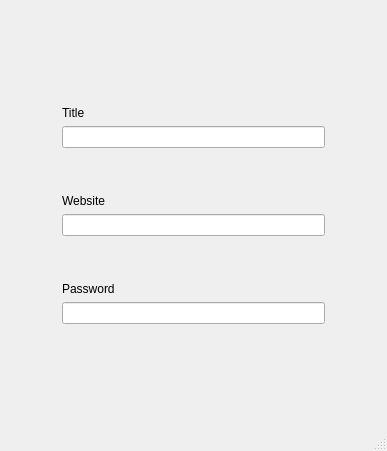
<?xml version="1.0" encoding="UTF-8"?>
<ui version="4.0">
 <class>view_menuClass</class>
 <widget class="QMainWindow" name="view_menuClass">
  <property name="geometry">
   <rect>
    <x>0</x>
    <y>0</y>
    <width>387</width>
    <height>451</height>
   </rect>
  </property>
  <property name="windowTitle">
   <string>view_menu</string>
  </property>
  <widget class="QWidget" name="centralWidget">
   <layout class="QGridLayout" name="gridLayout_2">
    <item row="0" column="0">
     <widget class="QStackedWidget" name="view_stack">
      <property name="currentIndex">
       <number>0</number>
      </property>
      <widget class="QWidget" name="password_view">
       <layout class="QGridLayout" name="gridLayout">
        <item row="1" column="2">
         <spacer name="horizontalSpacer_2">
          <property name="orientation">
           <enum>Qt::Horizontal</enum>
          </property>
          <property name="sizeType">
           <enum>QSizePolicy::Minimum</enum>
          </property>
          <property name="sizeHint" stdset="0">
           <size>
            <width>40</width>
            <height>20</height>
           </size>
          </property>
         </spacer>
        </item>
        <item row="1" column="1">
         <layout class="QVBoxLayout" name="verticalLayout_4">
          <item>
           <layout class="QVBoxLayout" name="verticalLayout">
            <item>
             <widget class="QLabel" name="label">
              <property name="text">
               <string>Title</string>
              </property>
             </widget>
            </item>
            <item>
             <widget class="QLineEdit" name="p_title">
              <property name="readOnly">
               <bool>true</bool>
              </property>
             </widget>
            </item>
           </layout>
          </item>
          <item>
           <spacer name="verticalSpacer_3">
            <property name="orientation">
             <enum>Qt::Vertical</enum>
            </property>
            <property name="sizeHint" stdset="0">
             <size>
              <width>20</width>
              <height>40</height>
             </size>
            </property>
           </spacer>
          </item>
          <item>
           <layout class="QVBoxLayout" name="verticalLayout_2">
            <item>
             <widget class="QLabel" name="label_3">
              <property name="text">
               <string>Website</string>
              </property>
             </widget>
            </item>
            <item>
             <widget class="QLineEdit" name="p_website">
              <property name="readOnly">
               <bool>true</bool>
              </property>
             </widget>
            </item>
           </layout>
          </item>
          <item>
           <spacer name="verticalSpacer_4">
            <property name="orientation">
             <enum>Qt::Vertical</enum>
            </property>
            <property name="sizeHint" stdset="0">
             <size>
              <width>20</width>
              <height>40</height>
             </size>
            </property>
           </spacer>
          </item>
          <item>
           <layout class="QHBoxLayout" name="horizontalLayout">
            <item>
             <layout class="QVBoxLayout" name="verticalLayout_3">
              <item>
               <widget class="QLabel" name="label_5">
                <property name="text">
                 <string>Password</string>
                </property>
               </widget>
              </item>
              <item>
               <widget class="QLineEdit" name="p_pass">
                <property name="readOnly">
                 <bool>true</bool>
                </property>
               </widget>
              </item>
             </layout>
            </item>
           </layout>
          </item>
         </layout>
        </item>
        <item row="2" column="1">
         <spacer name="verticalSpacer">
          <property name="orientation">
           <enum>Qt::Vertical</enum>
          </property>
          <property name="sizeType">
           <enum>QSizePolicy::Expanding</enum>
          </property>
          <property name="sizeHint" stdset="0">
           <size>
            <width>20</width>
            <height>40</height>
           </size>
          </property>
         </spacer>
        </item>
        <item row="1" column="0">
         <spacer name="horizontalSpacer">
          <property name="orientation">
           <enum>Qt::Horizontal</enum>
          </property>
          <property name="sizeType">
           <enum>QSizePolicy::Minimum</enum>
          </property>
          <property name="sizeHint" stdset="0">
           <size>
            <width>40</width>
            <height>20</height>
           </size>
          </property>
         </spacer>
        </item>
        <item row="0" column="1">
         <spacer name="verticalSpacer_2">
          <property name="orientation">
           <enum>Qt::Vertical</enum>
          </property>
          <property name="sizeType">
           <enum>QSizePolicy::Expanding</enum>
          </property>
          <property name="sizeHint" stdset="0">
           <size>
            <width>20</width>
            <height>40</height>
           </size>
          </property>
         </spacer>
        </item>
       </layout>
      </widget>
      <widget class="QWidget" name="page_2">
       <layout class="QGridLayout" name="gridLayout_3">
        <item row="0" column="1">
         <spacer name="verticalSpacer_6">
          <property name="orientation">
           <enum>Qt::Vertical</enum>
          </property>
          <property name="sizeType">
           <enum>QSizePolicy::Minimum</enum>
          </property>
          <property name="sizeHint" stdset="0">
           <size>
            <width>20</width>
            <height>40</height>
           </size>
          </property>
         </spacer>
        </item>
        <item row="1" column="0">
         <spacer name="horizontalSpacer_3">
          <property name="orientation">
           <enum>Qt::Horizontal</enum>
          </property>
          <property name="sizeType">
           <enum>QSizePolicy::Minimum</enum>
          </property>
          <property name="sizeHint" stdset="0">
           <size>
            <width>40</width>
            <height>20</height>
           </size>
          </property>
         </spacer>
        </item>
        <item row="1" column="1">
         <layout class="QVBoxLayout" name="verticalLayout_5">
          <item>
           <layout class="QVBoxLayout" name="verticalLayout_18">
            <item>
             <widget class="QLabel" name="label_14">
              <property name="text">
               <string>Title</string>
              </property>
             </widget>
            </item>
            <item>
             <widget class="QLineEdit" name="c_title">
              <property name="readOnly">
               <bool>true</bool>
              </property>
             </widget>
            </item>
           </layout>
          </item>
          <item>
           <spacer name="verticalSpacer_13">
            <property name="orientation">
             <enum>Qt::Vertical</enum>
            </property>
            <property name="sizeHint" stdset="0">
             <size>
              <width>20</width>
              <height>40</height>
             </size>
            </property>
           </spacer>
          </item>
          <item>
           <layout class="QVBoxLayout" name="verticalLayout_7">
            <item>
             <widget class="QLabel" name="label_2">
              <property name="text">
               <string>Card</string>
              </property>
             </widget>
            </item>
            <item>
             <widget class="QLineEdit" name="c_card">
              <property name="readOnly">
               <bool>true</bool>
              </property>
             </widget>
            </item>
           </layout>
          </item>
          <item>
           <spacer name="verticalSpacer_7">
            <property name="orientation">
             <enum>Qt::Vertical</enum>
            </property>
            <property name="sizeHint" stdset="0">
             <size>
              <width>20</width>
              <height>40</height>
             </size>
            </property>
           </spacer>
          </item>
          <item>
           <layout class="QVBoxLayout" name="verticalLayout_8">
            <item>
             <widget class="QLabel" name="label_4">
              <property name="text">
               <string>SSN</string>
              </property>
             </widget>
            </item>
            <item>
             <widget class="QLineEdit" name="c_ssn">
              <property name="readOnly">
               <bool>true</bool>
              </property>
             </widget>
            </item>
           </layout>
          </item>
          <item>
           <spacer name="verticalSpacer_8">
            <property name="orientation">
             <enum>Qt::Vertical</enum>
            </property>
            <property name="sizeHint" stdset="0">
             <size>
              <width>20</width>
              <height>40</height>
             </size>
            </property>
           </spacer>
          </item>
          <item>
           <layout class="QVBoxLayout" name="verticalLayout_9">
            <item>
             <widget class="QLabel" name="label_6">
              <property name="text">
               <string>Expiry</string>
              </property>
             </widget>
            </item>
            <item>
             <widget class="QLineEdit" name="c_exp">
              <property name="readOnly">
               <bool>true</bool>
              </property>
             </widget>
            </item>
           </layout>
          </item>
         </layout>
        </item>
        <item row="1" column="2">
         <spacer name="horizontalSpacer_4">
          <property name="orientation">
           <enum>Qt::Horizontal</enum>
          </property>
          <property name="sizeType">
           <enum>QSizePolicy::Minimum</enum>
          </property>
          <property name="sizeHint" stdset="0">
           <size>
            <width>40</width>
            <height>20</height>
           </size>
          </property>
         </spacer>
        </item>
        <item row="2" column="1">
         <spacer name="verticalSpacer_5">
          <property name="orientation">
           <enum>Qt::Vertical</enum>
          </property>
          <property name="sizeType">
           <enum>QSizePolicy::Minimum</enum>
          </property>
          <property name="sizeHint" stdset="0">
           <size>
            <width>20</width>
            <height>40</height>
           </size>
          </property>
         </spacer>
        </item>
       </layout>
      </widget>
      <widget class="QWidget" name="page">
       <layout class="QGridLayout" name="gridLayout_4">
        <item row="1" column="0">
         <spacer name="horizontalSpacer_6">
          <property name="orientation">
           <enum>Qt::Horizontal</enum>
          </property>
          <property name="sizeType">
           <enum>QSizePolicy::Minimum</enum>
          </property>
          <property name="sizeHint" stdset="0">
           <size>
            <width>40</width>
            <height>20</height>
           </size>
          </property>
         </spacer>
        </item>
        <item row="0" column="1">
         <spacer name="verticalSpacer_9">
          <property name="orientation">
           <enum>Qt::Vertical</enum>
          </property>
          <property name="sizeType">
           <enum>QSizePolicy::Minimum</enum>
          </property>
          <property name="sizeHint" stdset="0">
           <size>
            <width>20</width>
            <height>40</height>
           </size>
          </property>
         </spacer>
        </item>
        <item row="1" column="1">
         <layout class="QVBoxLayout" name="verticalLayout_10">
          <item>
           <layout class="QVBoxLayout" name="verticalLayout_19">
            <item>
             <widget class="QLabel" name="label_15">
              <property name="text">
               <string>Title</string>
              </property>
             </widget>
            </item>
            <item>
             <widget class="QLineEdit" name="i_title">
              <property name="readOnly">
               <bool>true</bool>
              </property>
             </widget>
            </item>
           </layout>
          </item>
          <item>
           <layout class="QVBoxLayout" name="verticalLayout_11">
            <item>
             <widget class="QLabel" name="label_7">
              <property name="text">
               <string>Full Name</string>
              </property>
             </widget>
            </item>
            <item>
             <widget class="QLineEdit" name="i_fullname">
              <property name="readOnly">
               <bool>true</bool>
              </property>
             </widget>
            </item>
           </layout>
          </item>
          <item>
           <layout class="QVBoxLayout" name="verticalLayout_12">
            <item>
             <widget class="QLabel" name="label_8">
              <property name="text">
               <string>Father's Name</string>
              </property>
             </widget>
            </item>
            <item>
             <widget class="QLineEdit" name="i_father">
              <property name="readOnly">
               <bool>true</bool>
              </property>
             </widget>
            </item>
           </layout>
          </item>
          <item>
           <layout class="QVBoxLayout" name="verticalLayout_14">
            <item>
             <widget class="QLabel" name="label_10">
              <property name="text">
               <string>Date of Birth</string>
              </property>
             </widget>
            </item>
            <item>
             <widget class="QDateEdit" name="i_birth">
              <property name="readOnly">
               <bool>true</bool>
              </property>
              <property name="buttonSymbols">
               <enum>QAbstractSpinBox::NoButtons</enum>
              </property>
              <property name="showGroupSeparator" stdset="0">
               <bool>false</bool>
              </property>
             </widget>
            </item>
           </layout>
          </item>
          <item>
           <layout class="QVBoxLayout" name="verticalLayout_15">
            <item>
             <widget class="QLabel" name="label_11">
              <property name="text">
               <string>Date Of Issue</string>
              </property>
             </widget>
            </item>
            <item>
             <widget class="QDateEdit" name="i_issue">
              <property name="readOnly">
               <bool>true</bool>
              </property>
              <property name="buttonSymbols">
               <enum>QAbstractSpinBox::NoButtons</enum>
              </property>
             </widget>
            </item>
           </layout>
          </item>
          <item>
           <layout class="QVBoxLayout" name="verticalLayout_13">
            <item>
             <widget class="QLabel" name="label_9">
              <property name="text">
               <string>Date Of Expiry</string>
              </property>
             </widget>
            </item>
            <item>
             <widget class="QDateEdit" name="i_expiry">
              <property name="readOnly">
               <bool>true</bool>
              </property>
              <property name="buttonSymbols">
               <enum>QAbstractSpinBox::NoButtons</enum>
              </property>
             </widget>
            </item>
           </layout>
          </item>
         </layout>
        </item>
        <item row="1" column="2">
         <spacer name="horizontalSpacer_5">
          <property name="orientation">
           <enum>Qt::Horizontal</enum>
          </property>
          <property name="sizeType">
           <enum>QSizePolicy::Minimum</enum>
          </property>
          <property name="sizeHint" stdset="0">
           <size>
            <width>40</width>
            <height>20</height>
           </size>
          </property>
         </spacer>
        </item>
        <item row="2" column="1">
         <spacer name="verticalSpacer_10">
          <property name="orientation">
           <enum>Qt::Vertical</enum>
          </property>
          <property name="sizeType">
           <enum>QSizePolicy::Minimum</enum>
          </property>
          <property name="sizeHint" stdset="0">
           <size>
            <width>20</width>
            <height>40</height>
           </size>
          </property>
         </spacer>
        </item>
       </layout>
      </widget>
      <widget class="QWidget" name="page_3">
       <layout class="QGridLayout" name="gridLayout_5">
        <item row="0" column="1">
         <spacer name="verticalSpacer_11">
          <property name="orientation">
           <enum>Qt::Vertical</enum>
          </property>
          <property name="sizeType">
           <enum>QSizePolicy::Minimum</enum>
          </property>
          <property name="sizeHint" stdset="0">
           <size>
            <width>20</width>
            <height>40</height>
           </size>
          </property>
         </spacer>
        </item>
        <item row="1" column="0">
         <spacer name="horizontalSpacer_7">
          <property name="orientation">
           <enum>Qt::Horizontal</enum>
          </property>
          <property name="sizeType">
           <enum>QSizePolicy::Minimum</enum>
          </property>
          <property name="sizeHint" stdset="0">
           <size>
            <width>40</width>
            <height>20</height>
           </size>
          </property>
         </spacer>
        </item>
        <item row="1" column="1">
         <layout class="QVBoxLayout" name="verticalLayout_6">
          <item>
           <layout class="QVBoxLayout" name="verticalLayout_16">
            <item>
             <widget class="QLabel" name="label_12">
              <property name="text">
               <string>Title</string>
              </property>
             </widget>
            </item>
            <item>
             <widget class="QLineEdit" name="n_title">
              <property name="readOnly">
               <bool>true</bool>
              </property>
             </widget>
            </item>
            <item>
             <layout class="QVBoxLayout" name="verticalLayout_17">
              <item>
               <widget class="QLabel" name="label_13">
                <property name="text">
                 <string>Note</string>
                </property>
               </widget>
              </item>
              <item>
               <widget class="QTextEdit" name="n_content">
                <property name="readOnly">
                 <bool>true</bool>
                </property>
               </widget>
              </item>
             </layout>
            </item>
           </layout>
          </item>
         </layout>
        </item>
        <item row="1" column="2">
         <spacer name="horizontalSpacer_8">
          <property name="orientation">
           <enum>Qt::Horizontal</enum>
          </property>
          <property name="sizeType">
           <enum>QSizePolicy::Minimum</enum>
          </property>
          <property name="sizeHint" stdset="0">
           <size>
            <width>40</width>
            <height>20</height>
           </size>
          </property>
         </spacer>
        </item>
        <item row="2" column="1">
         <spacer name="verticalSpacer_12">
          <property name="orientation">
           <enum>Qt::Vertical</enum>
          </property>
          <property name="sizeType">
           <enum>QSizePolicy::Minimum</enum>
          </property>
          <property name="sizeHint" stdset="0">
           <size>
            <width>20</width>
            <height>40</height>
           </size>
          </property>
         </spacer>
        </item>
       </layout>
      </widget>
     </widget>
    </item>
   </layout>
  </widget>
  <widget class="QStatusBar" name="statusBar"/>
 </widget>
 <layoutdefault spacing="6" margin="11"/>
 <resources/>
 <connections/>
</ui>
